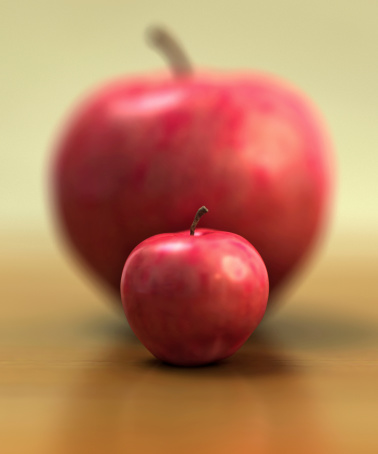
#> input picture practice/file1.jpg, 378 x 454 px, found by its file name; its folder holds only this picture in this run
$ python crop_images.py
#> lines starting #> are read from the running program, lines starting #| are printed output that depends on the picture
from PIL import Image
import os
import re
import random

directory_from = "C:/practice/"
directory_to = "C:/saveimages/"

def crop_image(filename: str, new_file_directory: str, block_size: int):

    """
    filename parameter of the function is directory of the file + filename (string)
    new_file_directory parameter of the function is final directory (string)
    block_size parameter is what is the size of blocks in pixel to you want to divide the image (int)
    """
#> called with filename = 'C:/practice/file1.jpg', new_file_directory = 'C:/saveimages/', block_size = 100
    image = Image.open(filename)
#> image is the input picture: PIL image 378x454 RGB; mean R, G, B 184, 127.1, 91.8

    block = block_size
    width, height = image.size
#> width = 378; height = 454

    #number of blocks we need, we divide width by 10, divide height by 10, multiply first result and second
    #we need +1 because some parts might be left not counted
    width_blocks = (width//block)+1
#> width_blocks = 4
    height_blocks = (height//block)+1
#> height_blocks = 5

    cropped_filename = re.match(r"(.+?)\..+", os.path.basename(filename)).group(1)
    #output "file1"
    #this checks if the directory to save is exist, if it doesn't, it creates one.
    check_file = os.path.exists(new_file_directory)
    if check_file is False:
        os.makedirs(new_file_directory)

    #file_path_variable = random.randrange(1, 100000000000000)
    #file_path = "{}/{}_{}.jpg".format(new_file_direc, cropped_filename, str(file_path_variable))
    #print("the original file_path is " + str(file_path_variable))


    # I made while loop in while loop , this one is vertical.
    top_parameter = 0
    bottom_parameter = block
    i_vertical = 1
    while i_vertical < height_blocks:
        # I made while loop in horizontal
        i_horizontal = 1
        left_parameter = 0
        right_parameter = block


        while i_horizontal < width_blocks:
            file_path_variable = random.randrange(1, 100000000000000)
            file_path = "{}/{}_{}.jpg".format(new_file_directory, cropped_filename, str(file_path_variable))


            #if by small chance the random file name exists,
            check_file2 = os.path.isfile(file_path)
            if check_file2 is True:
                file_path_variable += random.randrange(10000000000, 10000000000000000)
                file_path = "{}/{}_{}.jpg".format(new_file_directory, cropped_filename, str(file_path_variable))


            cropped_image = image.crop((left_parameter, top_parameter, right_parameter, bottom_parameter))
            cropped_image.save(file_path)

            i_horizontal += 1
            left_parameter += block
            right_parameter += block
            file_path_variable = random.randrange(1, 100000000000000)
            print("file is save in "+file_path)


        i_vertical += 1
        top_parameter += block
        bottom_parameter += block
#> this loop made 4 passes
#> pass 1, in crop_image, `cropped_image.save(file_path)`:
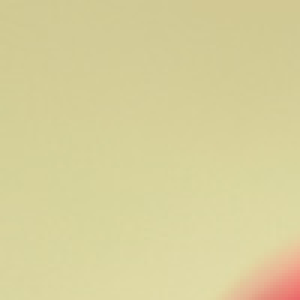
#> saved as file1_54218998941646.jpg: PIL image 100x100 RGB (shown 3 times larger); mean R, G, B 215.3, 207.9, 155.2
#> pass 1, in crop_image, `cropped_image.save(file_path)`:
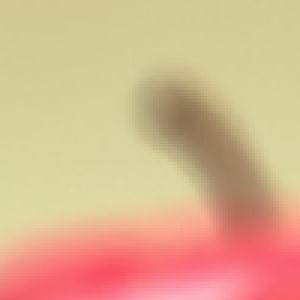
#> saved as file1_68386665195107.jpg: PIL image 100x100 RGB (shown 3 times larger); mean R, G, B 217.2, 178, 142.1
#> pass 1, in crop_image, `cropped_image.save(file_path)`:
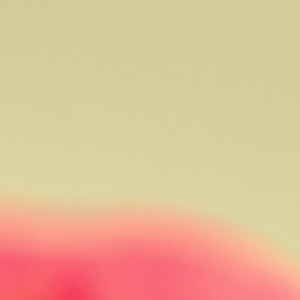
#> saved as file1_30742981252628.jpg: PIL image 100x100 RGB (shown 3 times larger); mean R, G, B 224.4, 187.9, 148.8
#> pass 2, in crop_image, `cropped_image.save(file_path)`:
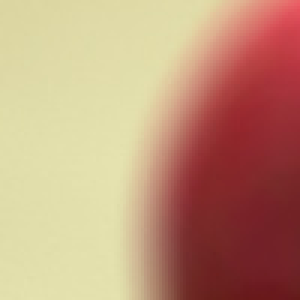
#> saved as file1_19667865732724.jpg: PIL image 100x100 RGB (shown 3 times larger); mean R, G, B 192.7, 151.3, 122.5
#> after the loop:
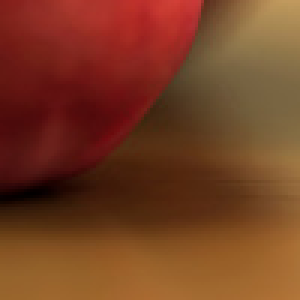
#> cropped_image: PIL image 100x100 RGB (shown 3 times larger); mean R, G, B 118.9, 62.2, 34.6
#> after the loop, bottom_parameter = 500; i_vertical = 5; top_parameter = 400

# folder path

# list to store files
file_list = []

# Iterate directory
for path in os.listdir(directory_from):
    # check if current path is a file
    if os.path.isfile(os.path.join(directory_from, path)):
        file_list.append(path)
print(file_list)

for file in file_list:
    #number of file in queue
    image_name = file
    crop_image(os.path.join(directory_from, image_name), directory_to, 100)

$ run again, on practice/file2.jpg
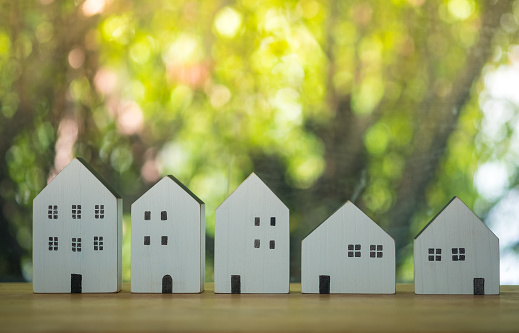
#> input picture practice/file2.jpg, 519 x 333 px, found by its file name
#> in crop_image, image is the input picture: PIL image 519x333 RGB; mean R, G, B 154.1, 156.7, 102.7
#> the loop in crop_image, `while i_vertical < height_blocks:` made 3 passes
#> pass 1, in crop_image, `cropped_image.save(file_path)`:
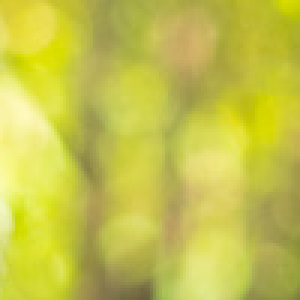
#> saved as file2_19667865732724.jpg: PIL image 100x100 RGB (shown 3 times larger); mean R, G, B 197.2, 195.2, 74.9
#> after the loop in crop_image, `while i_vertical < height_blocks:`:
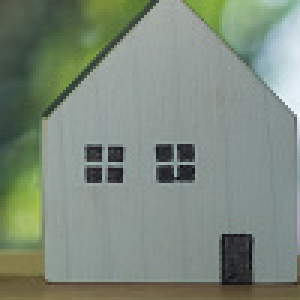
#> cropped_image: PIL image 100x100 RGB (shown 3 times larger); mean R, G, B 125.6, 137.7, 124.2
#> after the loop in crop_image, `while i_vertical < height_blocks:`: bottom_parameter = 400; i_vertical = 4; top_parameter = 300
